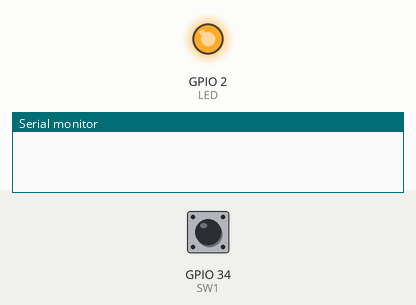
A sketch run on a simulated ESP32. Parts: output pins drawn as LEDs (lit = HIGH), the last lines printed to the serial monitor. Inputs (shaded band) come from the test bench; at power-on: GPIO 34 (SW1) HIGH. WiFi joins after 1.5 s; servers stay silent unless stated.

Above: at 1.1 s.
At 2.8 s:
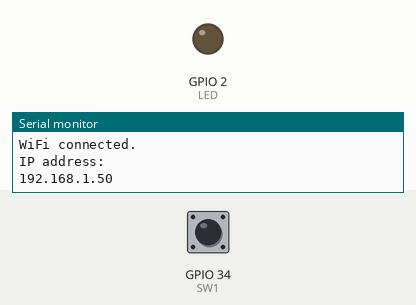
2.9 s: GPIO 34 (SW1) pulled LOW for 1.2 s
Timing chart, 0 to 5.9 s (numbered marks = the images above; inputs shaded):
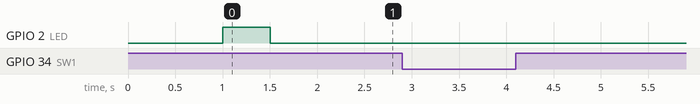

The sketch:

ESP32WiFiManager.ino
```cpp
#include <WiFi.h>
#include <WiFiManager.h>
#include <Ticker.h>
Ticker ticker;

#define LED  2
#define SW1  34

void tick(){
  digitalWrite(LED,!digitalRead(LED));
}

void configModeCallback(WiFiManager *myWiFiManager){
  Serial.println("Entered config mode");
  Serial.println(WiFi.softAPIP());
  Serial.println(myWiFiManager->getConfigPortalSSID());
  ticker.attach(0.2, tick);
}

void Wifi_Reset_begin(){
  if(digitalRead(SW1) == LOW) {
    Serial.println("Wifi Reset? Pls. waiting 3S..");
    delay(3000);
    if (digitalRead(SW1) == LOW) {
      delay(10);
      while (digitalRead(SW1) == LOW){
        digitalWrite(LED, HIGH);
        delay(10);
      }
      Serial.println("WiFi Reset Settings....OK!.");
      WiFiManager wm;
      wm.resetSettings();
      ESP.restart();
    }
  }


}

void setup() {
  pinMode(LED,OUTPUT);
  pinMode(SW1, INPUT_PULLUP);

  Serial.begin(9600);

  ticker.attach(1,tick);

  WiFiManager wm;
  wm.setAPCallback(configModeCallback);
  if( !wm.autoConnect("WiFI_ABC_AP") ){
    Serial.println("failed to connect and hit timeout");
    ESP.restart();
    delay(1000);
  }

  ticker.detach();
  digitalWrite(LED, LOW);

  delay(100);
  Serial.println("");
  Serial.println("connected...already..WiFi :)");
  Serial.println("WiFi connected.");
  Serial.println("IP address: ");
  Serial.println(WiFi.localIP());

}

void loop() {
  Wifi_Reset_begin();

  delay(1000);
}
```
